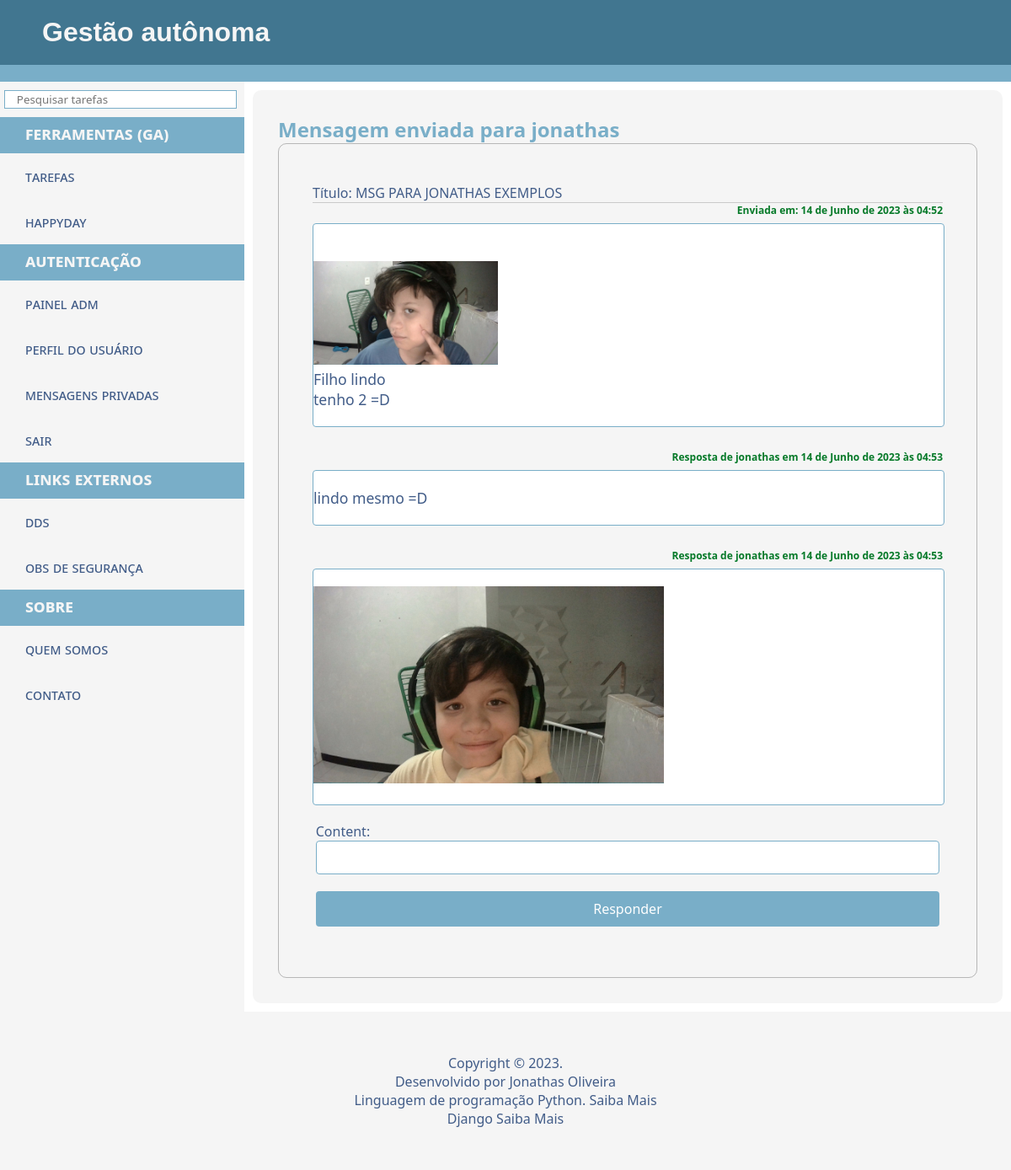
/messages/20/ (signed in), run on the app's committed database.
### accounts/models.py (models this page shows, shortened)
class Message(models.Model):
    sender = models.ForeignKey(get_user_model(), on_delete=models.PROTECT, related_name='mensagens_enviadas', default=get_user_model())
    addressee = models.ForeignKey(get_user_model(), related_name='mensagens_recebidas', on_delete=models.CASCADE)
    title = models.CharField(max_length=100)
    content = CKEditor5Field('Texto', config_name='extends')
    send_date = models.DateTimeField(auto_now_add=True)
    parent_message = models.ForeignKey('self', on_delete=models.CASCADE, null=True, blank=True, related_name='replies')
    is_read = models.BooleanField(default=False)

### accounts/views.py (the view)
# urls.py: path('messages/<int:id>/', views.messageView, name='msg'),
@login_required
def messageView(request, id):
    message = get_object_or_404(Message, pk=id)
    if request.method == 'POST':
        form = ResponseMSGForm(request.POST)
        if form.is_valid():
            response_msg = form.save(commit=False)
            response_msg.sender = request.user
            response_msg.addressee = message.sender
            response_msg.parent_message = message.parent_message or message
            response_msg.save()
            messages.success(request, 'Resposta enviada com sucesso!')
            return redirect('msg', id=id)
    else:
        form = ResponseMSGForm(initial={'parent_message': message})
    return render(request, 'message.html', {'mp': message, 'form': form})

### accounts/forms.py
class ResponseMSGForm(forms.ModelForm):
    def __init__(self, *args, **kwargs):
        super().__init__(*args, **kwargs)
        self.fields["content"].required = False
    class Meta:
        model = Message
        fields = ['content']
        widgets = {
              "content": CKEditor5Widget(
                  attrs={"class": "django_ckeditor_5"}, config_name="extends"
              )
          }

### main/context_global.py (called while the page is built)
def pic_global(request):
    profile = None
    if request.user.is_authenticated:
        if UserProfile.objects.filter(user=request.user).exists():
            profile = UserProfile.objects.get(user=request.user)
    return {'profile': profile}

### accounts/templates/message.html (shortened to what this page needs)
{% extends 'base.html' %}
{% block main %}
<article>
    <h1>Mensagem enviada para {{ mp.addressee }}</h1>
    <div class="box-out">
        <li class="listtasks">
            <p>Título: {{ mp.title }}</p>
            <h6 class="date">Enviada em: {{ mp.send_date }}</h6>
        </li>
        <div class="text">
            <div class="ck ck-content">
                {{ mp.content  | safe }}
            </div>
        </div>
        {% for reply in mp.replies.all %}
            <li class="listtasks">
                <h6 class="date">Resposta de {{ reply.sender }} em {{ reply.send_date }}</h6>
            </li>
            <div class="text">
                <div class="ck ck-content">
                    {{ reply.content | safe }}
                </div>
            </div>
        {% endfor %}
        <form method="post" action="{% url 'msg' mp.id %}" class="myform">
            {{ form }}
            <input type="submit" value="Responder">
        </form>
    </div>
</article>
{% endblock %}

### main/templates/static/css/style.css (style rules this page uses)
* { font-family: 'Segoe UI', Tahoma, Geneva, Verdana, sans-serif; padding: 0; margin: 0; color: #415C88; }
h1 { color: #79AEC8; }
body { display: flex; flex-direction: column; min-height: 100vh; background-color: white; }
article { background-color: whitesmoke; border-radius: 10px; margin: 10px; padding: 30px; }
.box-out { display: flex; flex-direction: column; align-items: center; padding: 40px; border: 1px solid rgba(0, 0, 0, 0.253); border-radius: 10px; }
.date { color: #057928; text-align: right; font-size: 12px; }
input, select { width: 100%; padding: 10px 0px; background-color: white; border: 1px solid #79AEC8; border-radius: 4px; margin-bottom: 20px; box-sizing: border-box; }
input[type="submit"] { width: 100%; padding: 10px; background-color: #79AEC8; color: #fff; border: none; border-radius: 4px; cursor: pointer; font-size: 16px; }
.text { text-align: auto; font-size: 1.1em; background-color: #ffff; padding: 20px 0; margin: auto; width: 100%; height: auto; border: 1px solid #79AEC8;; border-radius: 4px; margin-bottom: 20px; margin-left: auto; margin-right: auto; word-wrap: break-word; overflow: hidden; }
.image_resized img { max-width: 100%; height: auto; }
.myform { width: 99%; word-wrap: break-word; overflow: hidden; }
.listtasks { display: block; width: 100%; margin: 5px 0px; padding: 2px 25px; }
.listtasks p { white-space: normal; word-break: break-word; font-size: 1em; text-align: left; border-bottom: 1px solid rgba(0, 0, 0, 0.178); }

### data on the page
Message: addressee "jonathas", title "MSG PARA JONATHAS EXEMPLOS", send_date "14 de Junho de 2023 às 04:52", content (picture), content "Filho lindo tenho 2 =D"
Message: sender "jonathas", send_date "14 de Junho de 2023 às 04:53", content "lindo mesmo =D"
Message: sender "jonathas", send_date "14 de Junho de 2023 às 04:53", content (picture)
